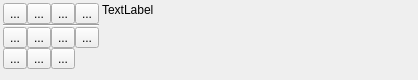
<?xml version="1.0" encoding="UTF-8"?>
<ui version="4.0">
 <class>IScrOptRte</class>
 <widget class="QWidget" name="IScrOptRte">
  <property name="geometry">
   <rect>
    <x>0</x>
    <y>0</y>
    <width>418</width>
    <height>80</height>
   </rect>
  </property>
  <property name="windowTitle">
   <string>Form</string>
  </property>
  <layout class="QHBoxLayout" name="horizontalLayout">
   <property name="spacing">
    <number>3</number>
   </property>
   <property name="leftMargin">
    <number>3</number>
   </property>
   <property name="topMargin">
    <number>3</number>
   </property>
   <property name="rightMargin">
    <number>3</number>
   </property>
   <property name="bottomMargin">
    <number>3</number>
   </property>
   <item>
    <layout class="QGridLayout" name="gridLayout">
     <property name="spacing">
      <number>0</number>
     </property>
     <item row="0" column="2">
      <widget class="QToolButton" name="toolCopy">
       <property name="toolTip">
        <string>Copy route into another project.</string>
       </property>
       <property name="text">
        <string>...</string>
       </property>
       <property name="icon">
        <iconset resource="../../resources.qrc">
         <normaloff>:/icons/32x32/Copy.png</normaloff>:/icons/32x32/Copy.png</iconset>
       </property>
      </widget>
     </item>
     <item row="0" column="0">
      <widget class="QToolButton" name="toolEditDetails">
       <property name="toolTip">
        <string>View details and edit.</string>
       </property>
       <property name="text">
        <string>...</string>
       </property>
       <property name="icon">
        <iconset resource="../../resources.qrc">
         <normaloff>:/icons/32x32/EditDetails.png</normaloff>:/icons/32x32/EditDetails.png</iconset>
       </property>
      </widget>
     </item>
     <item row="2" column="3">
      <widget class="QToolButton" name="toolEdit">
       <property name="toolTip">
        <string>Move route points.</string>
       </property>
       <property name="text">
        <string>...</string>
       </property>
       <property name="icon">
        <iconset resource="../../resources.qrc">
         <normaloff>:/icons/32x32/LineMove.png</normaloff>:/icons/32x32/LineMove.png</iconset>
       </property>
      </widget>
     </item>
     <item row="2" column="0">
      <widget class="QToolButton" name="toolInstruction">
       <property name="toolTip">
        <string>Show instructions and details.</string>
       </property>
       <property name="text">
        <string>...</string>
       </property>
       <property name="icon">
        <iconset resource="../../resources.qrc">
         <normaloff>:/icons/32x32/RteInstr.png</normaloff>:/icons/32x32/RteInstr.png</iconset>
       </property>
       <property name="checkable">
        <bool>true</bool>
       </property>
      </widget>
     </item>
     <item row="3" column="1">
      <widget class="QToolButton" name="toolToTrack">
       <property name="toolTip">
        <string>Convert route to track</string>
       </property>
       <property name="text">
        <string>...</string>
       </property>
       <property name="icon">
        <iconset resource="../../resources.qrc">
         <normaloff>:/icons/32x32/Track.png</normaloff>:/icons/32x32/Track.png</iconset>
       </property>
      </widget>
     </item>
     <item row="0" column="1">
      <widget class="QToolButton" name="toolTags">
       <property name="toolTip">
        <string>Set tags and rating.</string>
       </property>
       <property name="text">
        <string>...</string>
       </property>
       <property name="icon">
        <iconset resource="../../resources.qrc">
         <normaloff>:/icons/32x32/Tag.png</normaloff>:/icons/32x32/Tag.png</iconset>
       </property>
      </widget>
     </item>
     <item row="2" column="2">
      <widget class="QToolButton" name="toolReset">
       <property name="toolTip">
        <string>Reset route calculation.</string>
       </property>
       <property name="text">
        <string>...</string>
       </property>
       <property name="icon">
        <iconset resource="../../resources.qrc">
         <normaloff>:/icons/32x32/Reset.png</normaloff>:/icons/32x32/Reset.png</iconset>
       </property>
      </widget>
     </item>
     <item row="2" column="1">
      <widget class="QToolButton" name="toolCalc">
       <property name="toolTip">
        <string>Calculate route.</string>
       </property>
       <property name="text">
        <string>...</string>
       </property>
       <property name="icon">
        <iconset resource="../../resources.qrc">
         <normaloff>:/icons/32x32/Apply.png</normaloff>:/icons/32x32/Apply.png</iconset>
       </property>
      </widget>
     </item>
     <item row="0" column="3">
      <widget class="QToolButton" name="toolDelete">
       <property name="toolTip">
        <string>Delete route from project.</string>
       </property>
       <property name="text">
        <string>...</string>
       </property>
       <property name="icon">
        <iconset resource="../../resources.qrc">
         <normaloff>:/icons/32x32/DeleteOne.png</normaloff>:/icons/32x32/DeleteOne.png</iconset>
       </property>
      </widget>
     </item>
     <item row="3" column="0">
      <widget class="QToolButton" name="toolReverse">
       <property name="toolTip">
        <string>Reverse Route</string>
       </property>
       <property name="text">
        <string>...</string>
       </property>
       <property name="icon">
        <iconset resource="../../resources.qrc">
         <normaloff>:/icons/32x32/Reverse.png</normaloff>:/icons/32x32/Reverse.png</iconset>
       </property>
      </widget>
     </item>
     <item row="3" column="2">
      <widget class="QToolButton" name="toolNogo">
       <property name="toolTip">
        <string>Toggle Nogo-Line</string>
       </property>
       <property name="text">
        <string>...</string>
       </property>
       <property name="icon">
        <iconset resource="../../resources.qrc">
         <normaloff>:/icons/32x32/NoGo.png</normaloff>:/icons/32x32/NoGo.png</iconset>
       </property>
       <property name="checkable">
        <bool>true</bool>
       </property>
      </widget>
     </item>
     <item row="1" column="0" colspan="4">
      <widget class="Line" name="line">
       <property name="orientation">
        <enum>Qt::Orientation::Horizontal</enum>
       </property>
      </widget>
     </item>
     <item row="4" column="0">
      <spacer name="verticalSpacer">
       <property name="orientation">
        <enum>Qt::Orientation::Vertical</enum>
       </property>
       <property name="sizeHint" stdset="0">
        <size>
         <width>20</width>
         <height>1</height>
        </size>
       </property>
      </spacer>
     </item>
    </layout>
   </item>
   <item>
    <widget class="QLabel" name="label">
     <property name="text">
      <string>TextLabel</string>
     </property>
     <property name="textFormat">
      <enum>Qt::TextFormat::AutoText</enum>
     </property>
     <property name="alignment">
      <set>Qt::AlignmentFlag::AlignLeading|Qt::AlignmentFlag::AlignLeft|Qt::AlignmentFlag::AlignTop</set>
     </property>
     <property name="openExternalLinks">
      <bool>true</bool>
     </property>
     <property name="textInteractionFlags">
      <set>Qt::TextInteractionFlag::LinksAccessibleByMouse|Qt::TextInteractionFlag::TextSelectableByMouse</set>
     </property>
    </widget>
   </item>
  </layout>
 </widget>
 <resources>
  <include location="../../resources.qrc"/>
 </resources>
 <connections/>
</ui>
